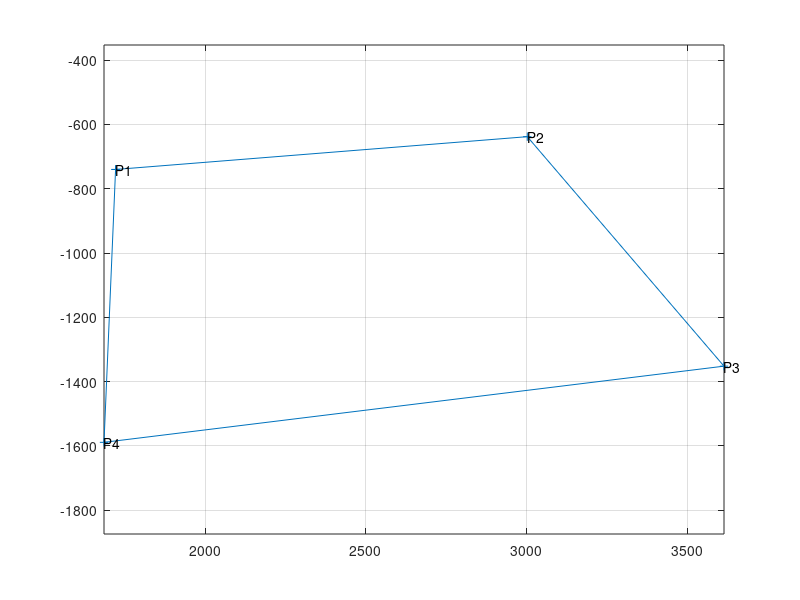

Reproduce this figure in MATLAB. (Note: this script raises an error after producing the figure.)

load('SR_A0.04_f0.50.mat');
SX=X;SY=-Y; % snake data points

%%%%%%%%%%%%%%%%%%%%%%%%%%%%%%%%%%%%%%%%%%%%%%%%%%%%%%%%%%%
% Original data plot
[~,n]=size(X);
for i=1:n
    plot(X(1:2,i),-Y(1:2,i),'r');
    hold on
    plot(X(2:3,i),-Y(2:3,i),'g');
    plot(X(3:4,i),-Y(3:4,i),'b');
end
hold off
axis equal
grid on
xlabel('X')
ylabel('Y')

%%%%%%%%%%%%%%%%%%%%%%%%%%%%%%%%%%%%%%%%%%%%%%%%%%%%%%%%%%%
%Bounding box points
I=[1,7,9,3];
P=[xr(I); ...
    -yr(I)];

while true
    if dot((P(:,1)-P(:,2))/norm(P(:,1)-P(:,2)),...
            (P(:,3)-P(:,4))/norm(P(:,3)-P(:,4))) ~= 1
        break
    end
end
plot([P(1,:) P(1,1)],[P(2,:) P(2,1)],'+-');
for i=1:4
    text(P(1,i),P(2,i),strcat('P',num2str(i)))
end
grid on
axis equal

%Calculate edge equations
AB=zeros(2,4);
syms a1 b1
for i=1:4
    eq1=a1*P(1,i)+b1*P(2,i)+1==0;
    eq2=a1*P(1,mod(i,4)+1)+b1*P(2,mod(i,4)+1)+1==0;
    [y1,y2]=solve([eq1,eq2],[a1,b1]);
    AB(:,i)=double([y1,y2]');
end

%%%%%%%%%%%%%%%%%%%%%%%%%%%%%%%%%%%%%%%%%%%%%%%%%%%%%%%%%%%
%Calculate horizon points A,B
eq1=a1*AB(1,1)+b1*AB(2,1)+1==0; % line p1p2
eq2=a1*AB(1,3)+b1*AB(2,3)+1==0; % line p3p4
[y1,y2]=solve([eq1,eq2],[a1,b1]);
A=double([y1,y2]');

eq1=a1*AB(1,2)+b1*AB(2,2)+1==0; % line p2p3
eq2=a1*AB(1,4)+b1*AB(2,4)+1==0; % line p4p1
[y1,y2]=solve([eq1,eq2],[a1,b1]);
B=double([y1,y2]');

plot([P(1,:) P(1,1)],[P(2,:) P(2,1)],'+-');
for i=1:4
    text(P(1,i),P(2,i),strcat('P',num2str(i)))
end
hold on
plot([A(1),P(1,3)],[A(2),P(2,3)],'r-+')
plot([A(1),P(1,2)],[A(2),P(2,2)],'r-+')
plot([B(1),P(1,4)],[B(2),P(2,4)],'r-+')
plot([B(1),P(1,3)],[B(2),P(2,3)],'r-+')
hold off
grid on
axis equal

%%%%%%%%%%%%%%%%%%%%%%%%%%%%%%%%%%%%%%%%%%%%%%%%%%%%%%%%%%%
% Identify Principle Axes
d=zeros(1,4);
for i=1:4
    d(1,i)=dot((A-P(:,i))/norm(A-P(:,i)),...
        (B-P(:,i))/norm(B-P(:,i)));
end
[~,d]=max(d)

l1=P(:,mod(d,4)+1)-P(:,d);
l1=l1/norm(l1);
AP=A-P(:,d);
AP=AP/norm(AP);
BP=B-P(:,d);
BP=BP/norm(BP);
A_angle=acos(dot(l1,AP));
if A_angle<.01 || A_angle> pi-.01
    X=A;
    Y=B;
else
    X=B;
    Y=A;
end
plot([P(1,:) P(1,1)],[P(2,:) P(2,1)],'+-');
hold on
plot([P(1,d),X(1)],[P(2,d),X(2)],'r')
plot([P(1,d),Y(1)],[P(2,d),Y(2)],'g')
hold off
grid on
axis equal

%%%%%%%%%%%%%%%%%%%%%%%%%%%%%%%%%%%%%%%%%%%%%%%%%%%%%%%%%%%
% Define Axes
% Define essential points vector [P0 Pd X Y]
% P0 the origin
% Pd the known diagonal point with which we define the scale of the projection
% X (intersection point of the X axis
% Y (intersection point of the Y axis
PP=[P(:,d) P(:,mod(d+1,4)+1) X Y];
plot([PP(1,1) PP(1,3)],[PP(2,1) PP(2,3)],'+-r');
hold on
plot([PP(1,1) PP(1,4)],[PP(2,1) PP(2,4)],'+-b');
plot(PP(1,2),PP(2,2),'go')
hold off
grid on
axis equal

%%%%%%%%%%%%%%%%%%%%%%%%%%%%%%%%%%%%%%%%%%%%%%%%%%%%%%%%%%%
%Define lines originating from X and Y points
syms t a b
% t meet X axis
eq1=a*PP(1,4)+b*PP(2,4)+1==0; % Y point
eq2=a*PP(1,2)+b*PP(2,2)+1==0; % d Point
eq3=a*(PP(1,3)+t*(PP(1,1)-PP(1,3)))+...
    b*(PP(2,3)+t*(PP(2,1)-PP(2,3)))+1==0; % point on POX
[~,~,tx]=solve([eq1 eq2 eq3],[a b t]); % solve for tx

% t meet Y axis
eq1=a*PP(1,3)+b*PP(2,3)+1==0; % X point
eq2=a*PP(1,2)+b*PP(2,2)+1==0; % d Point
eq3=a*(PP(1,4)+t*(PP(1,1)-PP(1,4)))+...
    b*(PP(2,4)+t*(PP(2,1)-PP(2,4)))+1==0; % point on POY
[~,~,ty]=solve([eq1 eq2 eq3],[a b t]); % solve for ty

if ty<0 || tx<0
    disp('Error, point outside')
else
    disp('Valid point')
end

%%%%%%%%%%%%%%%%%%%%%%%%%%%%%%%%%%%%%%%%%%%%%%%%%%%%%%%%%%%
%Define axis scale
L=.9144; % this distance is 2x the tile width in meters (check)
px(t)=PP(:,3)+t*(PP(:,1)-PP(:,3));
ax=double(L/(1/norm(px(0)-px(tx))-1/norm(px(0)-px(1))));
bx=double(L*norm(px(0)-px(tx))/(norm(px(0)-px(tx))-norm(px(0)-px(1))));

% test (should be close to 0.315)
double(ax/norm(px(0)-px(tx))+bx)

py(t)=PP(:,4)+t*(PP(:,1)-PP(:,4));
ay=double(L/(1/norm(py(0)-py(ty))-1/norm(py(0)-py(1))));
by=double(L*norm(py(0)-py(ty))/(norm(py(0)-py(ty))-norm(py(0)-py(1))));

% test (should be close to 0)
double(ay/norm(py(0)-py(1))+by)

%%%%%%%%%%%%%%%%%%%%%%%%%%%%%%%%%%%%%%%%
%Project to Cartesian system with unit length between points
PN=[xr; -yr];
[~,n]=size(PN);
PXY=zeros(2,n);

syms t a b
% t meet X axis
eq1=a*PP(1,4)+b*PP(2,4)+1==0; % Y point
eq3=a*(PP(1,3)+t*(PP(1,1)-PP(1,3)))+...
    b*(PP(2,3)+t*(PP(2,1)-PP(2,3)))+1==0; % point on POX
for i=1:n
    eq2=a*PN(1,i)+b*PN(2,i)+1==0; % d Point
    [~,~,tx]=solve([eq1 eq2 eq3],[a b t]); % solve for tx
    PXY(1,i)=double(ax/norm(px(0)-px(tx))+bx);
end

% t meet Y axis
eq1=a*PP(1,3)+b*PP(2,3)+1==0; % X point
eq3=a*(PP(1,4)+t*(PP(1,1)-PP(1,4)))+...
    b*(PP(2,4)+t*(PP(2,1)-PP(2,4)))+1==0; % point on POY
for i=1:n
    eq2=a*PN(1,i)+b*PN(2,i)+1==0; % d Point
    [~,~,ty]=solve([eq1 eq2 eq3],[a b t]); % solve for ty
    PXY(2,i)=double(ay/norm(py(0)-py(ty))+by);
end
%plot showing mapped points to XY coord system
% you can see it is a grid
plot(PXY(1,:),PXY(2,:),'o','LineWidth',2)
axis equal
grid on

%%%%%%%%%%%%%%%%%%%%%%%%%%%%%%%%%%%%%%%%
%Project Snake data points
[m,n]=size(SX);
SPX=zeros(m,n); % projected X coords
SPY=zeros(m,n); % projected Y coords

syms t a b
% t meet X axis
eq1=a*PP(1,4)+b*PP(2,4)+1==0; % Y point
eq3=a*(PP(1,3)+t*(PP(1,1)-PP(1,3)))+...
    b*(PP(2,3)+t*(PP(2,1)-PP(2,3)))+1==0; % point on POX
for i=1:m % snake points
    for j=1:n % time instaces
        eq2=a*SX(i,j)+b*SY(i,j)+1==0; % d Point
        [~,~,tx]=solve([eq1 eq2 eq3],[a b t]); % solve for tx
        SPX(i,j)=double(ax/norm(px(0)-px(tx))+bx);
    end
end

% t meet Y axis
eq1=a*PP(1,3)+b*PP(2,3)+1==0; % X point
eq3=a*(PP(1,4)+t*(PP(1,1)-PP(1,4)))+...
    b*(PP(2,4)+t*(PP(2,1)-PP(2,4)))+1==0; % point on POY
for i=1:m % snake points
    for j=1:n % time instaces
        eq2=a*SX(i,j)+b*SY(i,j)+1==0; % d Point
        [~,~,ty]=solve([eq1 eq2 eq3],[a b t]); % solve for ty
        SPY(i,j)=double(ay/norm(py(0)-py(ty))+by);
    end
end

% plot resutls

for i=1:n
    plot(SPX(1:2,i),SPY(1:2,i),'r');
    hold on
    plot(SPX(2:3,i),SPY(2:3,i),'g');
    plot(SPX(3:4,i),SPY(3:4,i),'b');
end
hold off
axis equal
grid on
xlabel('X')
ylabel('Y')

%%%%%%%%%%%%%%%%%%%%%%%%%%%%%%%%%%%%%%%%
%Spline plot
%This gives a more snake-like appearnce to the data plot
clf;
hold on;
for i=1:n
    fnplt(cscvn([SPX(:,i)';SPY(:,i)']),'b',2)
end
hold off
axis equal
%grid on
%xlabel('X (m)', 'FontSize',14,'FontWeight','bold');
%ylabel('Y (m)', 'FontSize',14,'FontWeight','bold');
set(gca,'FontSize',14); %set(gca,'FontWeight','bold');
xticks([0:0.1:1]);
yticks([0:0.1:1]);
% zticks([-0.04:0.02:0.04]);
%%%%%%%%%%%%%%%%%%%%%%%%%%%%%%%%%%%%%%%%
%Average Displacement
Avg_X=100*((SPX(1,1)+SPX(2,1)+SPX(3,1)+SPX(4,1))-(SPX(1,20)+SPX(2,20)+SPX(3,20)+SPX(4,20)))/4;
Avg_Y=100*((SPY(1,1)+SPY(2,1)+SPY(3,1)+SPY(4,1))-(SPY(1,20)+SPY(2,20)+SPY(3,20)+SPY(4,20)))/4;
Avg_X=round(Avg_X,1)
Avg_Y=round(Avg_Y,1)